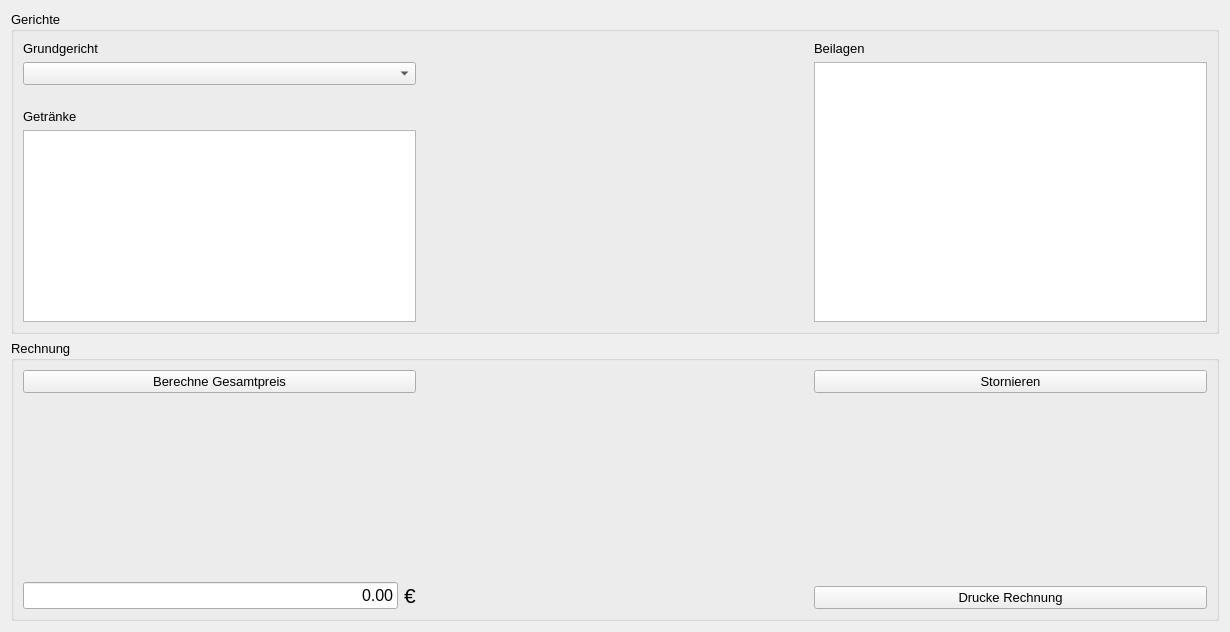
<?xml version="1.0" encoding="UTF-8"?>
<ui version="4.0">
 <class>Orders</class>
 <widget class="QWidget" name="Orders">
  <property name="geometry">
   <rect>
    <x>0</x>
    <y>0</y>
    <width>1230</width>
    <height>632</height>
   </rect>
  </property>
  <property name="windowTitle">
   <string>Orders</string>
  </property>
  <layout class="QVBoxLayout" name="verticalLayout_5">
   <item>
    <widget class="QGroupBox" name="groupBoxGerichte">
     <property name="font">
      <font>
       <pointsize>10</pointsize>
      </font>
     </property>
     <property name="title">
      <string>Gerichte</string>
     </property>
     <layout class="QHBoxLayout" name="horizontalLayout">
      <item>
       <layout class="QVBoxLayout" name="verticalLayout_2">
        <item>
         <widget class="QLabel" name="lblGericht">
          <property name="text">
           <string>Grundgericht</string>
          </property>
         </widget>
        </item>
        <item>
         <widget class="QComboBox" name="cobGericht"/>
        </item>
        <item>
         <spacer name="verticalSpacer">
          <property name="orientation">
           <enum>Qt::Vertical</enum>
          </property>
          <property name="sizeHint" stdset="0">
           <size>
            <width>20</width>
            <height>18</height>
           </size>
          </property>
         </spacer>
        </item>
        <item>
         <widget class="QLabel" name="lblGetraenk">
          <property name="text">
           <string>Getränke</string>
          </property>
         </widget>
        </item>
        <item>
         <widget class="QListWidget" name="lwGetraenk">
          <property name="sizePolicy">
           <sizepolicy hsizetype="MinimumExpanding" vsizetype="MinimumExpanding">
            <horstretch>0</horstretch>
            <verstretch>0</verstretch>
           </sizepolicy>
          </property>
          <property name="selectionMode">
           <enum>QAbstractItemView::MultiSelection</enum>
          </property>
         </widget>
        </item>
       </layout>
      </item>
      <item>
       <spacer name="horizontalSpacer">
        <property name="orientation">
         <enum>Qt::Horizontal</enum>
        </property>
        <property name="sizeType">
         <enum>QSizePolicy::MinimumExpanding</enum>
        </property>
        <property name="sizeHint" stdset="0">
         <size>
          <width>40</width>
          <height>20</height>
         </size>
        </property>
       </spacer>
      </item>
      <item>
       <layout class="QVBoxLayout" name="verticalLayout">
        <item>
         <widget class="QLabel" name="lblBeilagen">
          <property name="text">
           <string>Beilagen</string>
          </property>
         </widget>
        </item>
        <item>
         <widget class="QListWidget" name="lwBeilagen">
          <property name="sizePolicy">
           <sizepolicy hsizetype="MinimumExpanding" vsizetype="MinimumExpanding">
            <horstretch>0</horstretch>
            <verstretch>0</verstretch>
           </sizepolicy>
          </property>
          <property name="selectionMode">
           <enum>QAbstractItemView::MultiSelection</enum>
          </property>
         </widget>
        </item>
       </layout>
      </item>
     </layout>
    </widget>
   </item>
   <item>
    <widget class="QGroupBox" name="groupBoxRechnung">
     <property name="font">
      <font>
       <pointsize>10</pointsize>
      </font>
     </property>
     <property name="title">
      <string>Rechnung</string>
     </property>
     <layout class="QHBoxLayout" name="horizontalLayout_3">
      <item>
       <layout class="QVBoxLayout" name="verticalLayout_3">
        <item>
         <widget class="QPushButton" name="btnPreis">
          <property name="sizePolicy">
           <sizepolicy hsizetype="MinimumExpanding" vsizetype="Fixed">
            <horstretch>0</horstretch>
            <verstretch>0</verstretch>
           </sizepolicy>
          </property>
          <property name="font">
           <font>
            <pointsize>10</pointsize>
           </font>
          </property>
          <property name="text">
           <string>Berechne Gesamtpreis</string>
          </property>
         </widget>
        </item>
        <item>
         <spacer name="verticalSpacer_2">
          <property name="orientation">
           <enum>Qt::Vertical</enum>
          </property>
          <property name="sizeHint" stdset="0">
           <size>
            <width>20</width>
            <height>18</height>
           </size>
          </property>
         </spacer>
        </item>
        <item>
         <layout class="QHBoxLayout" name="horizontalLayout_2">
          <item>
           <widget class="QLineEdit" name="lePreis">
            <property name="font">
             <font>
              <pointsize>12</pointsize>
             </font>
            </property>
            <property name="text">
             <string>0.00</string>
            </property>
            <property name="alignment">
             <set>Qt::AlignRight|Qt::AlignTrailing|Qt::AlignVCenter</set>
            </property>
            <property name="readOnly">
             <bool>true</bool>
            </property>
           </widget>
          </item>
          <item>
           <widget class="QLabel" name="lblWaehrung">
            <property name="font">
             <font>
              <pointsize>16</pointsize>
             </font>
            </property>
            <property name="text">
             <string>€</string>
            </property>
           </widget>
          </item>
         </layout>
        </item>
       </layout>
      </item>
      <item>
       <spacer name="horizontalSpacer_2">
        <property name="orientation">
         <enum>Qt::Horizontal</enum>
        </property>
        <property name="sizeHint" stdset="0">
         <size>
          <width>149</width>
          <height>20</height>
         </size>
        </property>
       </spacer>
      </item>
      <item>
       <layout class="QVBoxLayout" name="verticalLayout_4">
        <item>
         <widget class="QPushButton" name="btnStorno">
          <property name="sizePolicy">
           <sizepolicy hsizetype="MinimumExpanding" vsizetype="Fixed">
            <horstretch>0</horstretch>
            <verstretch>0</verstretch>
           </sizepolicy>
          </property>
          <property name="font">
           <font>
            <pointsize>10</pointsize>
           </font>
          </property>
          <property name="text">
           <string>Stornieren</string>
          </property>
         </widget>
        </item>
        <item>
         <spacer name="verticalSpacer_3">
          <property name="orientation">
           <enum>Qt::Vertical</enum>
          </property>
          <property name="sizeHint" stdset="0">
           <size>
            <width>20</width>
            <height>18</height>
           </size>
          </property>
         </spacer>
        </item>
        <item>
         <widget class="QPushButton" name="btnRechnung">
          <property name="sizePolicy">
           <sizepolicy hsizetype="MinimumExpanding" vsizetype="Fixed">
            <horstretch>0</horstretch>
            <verstretch>0</verstretch>
           </sizepolicy>
          </property>
          <property name="font">
           <font>
            <pointsize>10</pointsize>
           </font>
          </property>
          <property name="text">
           <string>Drucke Rechnung</string>
          </property>
         </widget>
        </item>
       </layout>
      </item>
     </layout>
    </widget>
   </item>
  </layout>
 </widget>
 <resources/>
 <connections/>
</ui>
